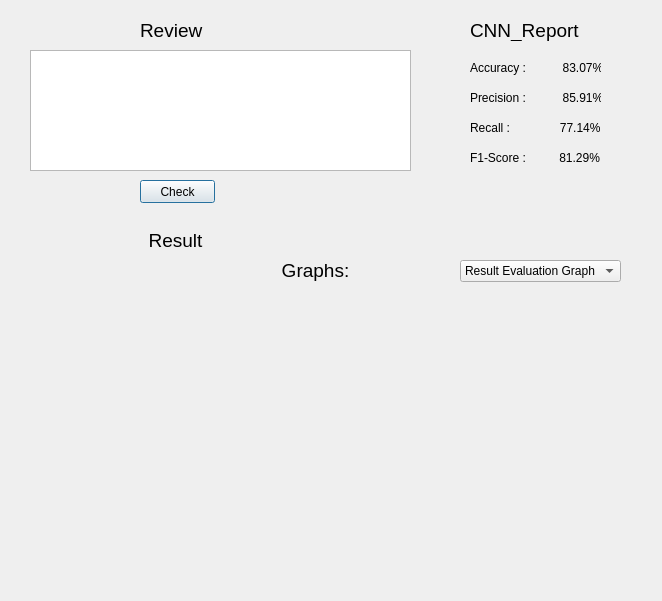
<?xml version="1.0" encoding="UTF-8"?>
<ui version="4.0">
 <class>Dialog</class>
 <widget class="QDialog" name="Dialog">
  <property name="geometry">
   <rect>
    <x>0</x>
    <y>0</y>
    <width>662</width>
    <height>601</height>
   </rect>
  </property>
  <property name="windowTitle">
   <string>Dialog</string>
  </property>
  <widget class="QPushButton" name="Button">
   <property name="geometry">
    <rect>
     <x>140</x>
     <y>180</y>
     <width>75</width>
     <height>23</height>
    </rect>
   </property>
   <property name="text">
    <string>Check</string>
   </property>
  </widget>
  <widget class="QLabel" name="Label_1">
   <property name="geometry">
    <rect>
     <x>140</x>
     <y>20</y>
     <width>111</width>
     <height>21</height>
    </rect>
   </property>
   <property name="font">
    <font>
     <pointsize>14</pointsize>
    </font>
   </property>
   <property name="text">
    <string>Review</string>
   </property>
  </widget>
  <widget class="QPlainTextEdit" name="Review_AREA">
   <property name="geometry">
    <rect>
     <x>30</x>
     <y>50</y>
     <width>381</width>
     <height>121</height>
    </rect>
   </property>
  </widget>
  <widget class="QLabel" name="Label_2">
   <property name="geometry">
    <rect>
     <x>-100</x>
     <y>230</y>
     <width>551</width>
     <height>21</height>
    </rect>
   </property>
   <property name="font">
    <font>
     <pointsize>14</pointsize>
    </font>
   </property>
   <property name="autoFillBackground">
    <bool>true</bool>
   </property>
   <property name="text">
    <string>Result</string>
   </property>
   <property name="alignment">
    <set>Qt::AlignCenter</set>
   </property>
   <property name="wordWrap">
    <bool>true</bool>
   </property>
   <property name="indent">
    <number>10</number>
   </property>
   <property name="openExternalLinks">
    <bool>true</bool>
   </property>
  </widget>
  <widget class="QLabel" name="Label_3">
   <property name="geometry">
    <rect>
     <x>470</x>
     <y>20</y>
     <width>111</width>
     <height>21</height>
    </rect>
   </property>
   <property name="font">
    <font>
     <pointsize>14</pointsize>
    </font>
   </property>
   <property name="styleSheet">
    <string notr="true"/>
   </property>
   <property name="text">
    <string>CNN_Report</string>
   </property>
  </widget>
  <widget class="QLabel" name="label">
   <property name="geometry">
    <rect>
     <x>470</x>
     <y>60</y>
     <width>131</width>
     <height>16</height>
    </rect>
   </property>
   <property name="text">
    <string>Accuracy :           83.07%</string>
   </property>
  </widget>
  <widget class="QLabel" name="label_2">
   <property name="geometry">
    <rect>
     <x>470</x>
     <y>90</y>
     <width>131</width>
     <height>16</height>
    </rect>
   </property>
   <property name="text">
    <string>Precision :           85.91%</string>
   </property>
  </widget>
  <widget class="QLabel" name="label_3">
   <property name="geometry">
    <rect>
     <x>470</x>
     <y>120</y>
     <width>131</width>
     <height>16</height>
    </rect>
   </property>
   <property name="text">
    <string>Recall :               77.14%</string>
   </property>
  </widget>
  <widget class="QLabel" name="label_4">
   <property name="geometry">
    <rect>
     <x>470</x>
     <y>150</y>
     <width>131</width>
     <height>16</height>
    </rect>
   </property>
   <property name="text">
    <string>F1-Score :          81.29%</string>
   </property>
  </widget>
  <widget class="QLabel" name="Label_4">
   <property name="geometry">
    <rect>
     <x>40</x>
     <y>260</y>
     <width>551</width>
     <height>21</height>
    </rect>
   </property>
   <property name="font">
    <font>
     <pointsize>14</pointsize>
    </font>
   </property>
   <property name="autoFillBackground">
    <bool>true</bool>
   </property>
   <property name="text">
    <string>Graphs:</string>
   </property>
   <property name="alignment">
    <set>Qt::AlignCenter</set>
   </property>
   <property name="wordWrap">
    <bool>true</bool>
   </property>
   <property name="indent">
    <number>10</number>
   </property>
   <property name="openExternalLinks">
    <bool>true</bool>
   </property>
  </widget>
  <widget class="QComboBox" name="comboBox">
   <property name="geometry">
    <rect>
     <x>460</x>
     <y>260</y>
     <width>161</width>
     <height>22</height>
    </rect>
   </property>
   <item>
    <property name="text">
     <string>Result Evaluation Graph</string>
    </property>
   </item>
   <item>
    <property name="text">
     <string>Confusion Matrix Graph</string>
    </property>
   </item>
  </widget>
 </widget>
 <resources/>
 <connections/>
</ui>
